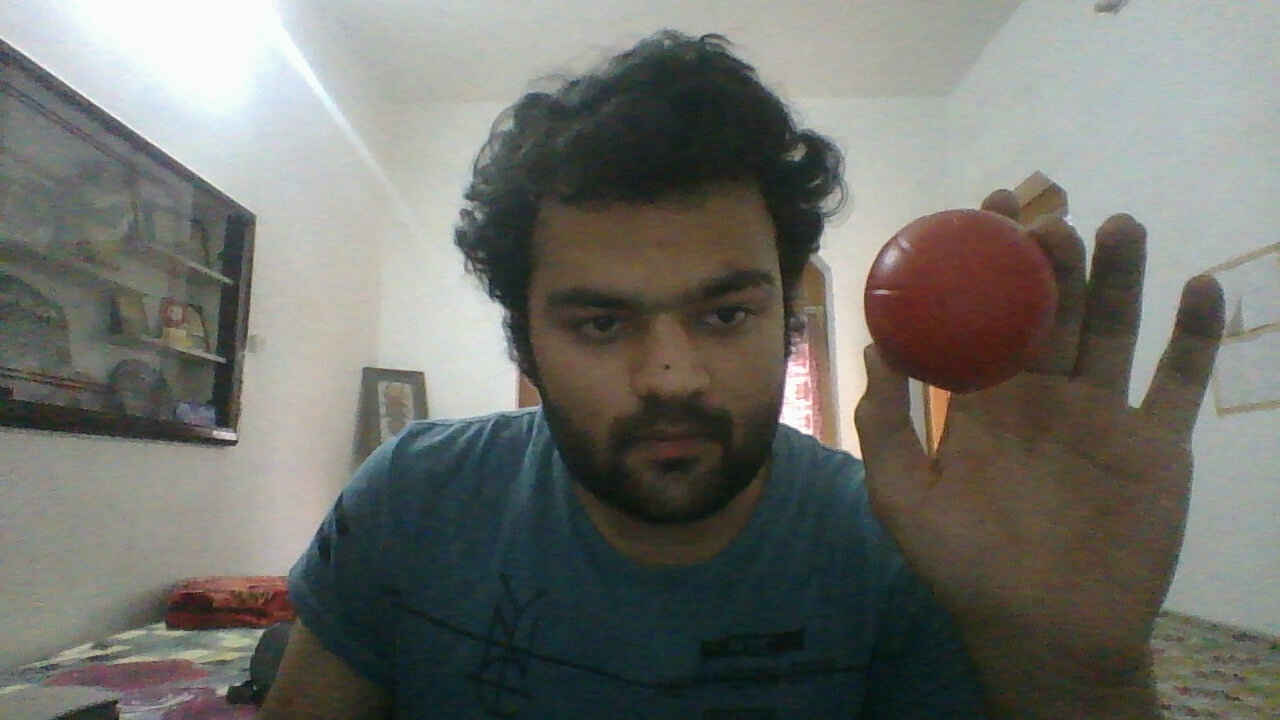
#> input picture temp.jpg, 1280 x 720 px
$ python -i start.py   (imports and definitions only)   (older library calls are emulated)
#> lines starting #> are read from the running program, lines starting #| are printed output that depends on the picture; after the words box and inside, x2 and y2 are one past the last pixel; in counts of white or black regions, pixels touching at a corner belong together
#> further down, picture is the input picture: shape (720, 1280, 3); mean B, G, R 107.1, 112.9, 112.2
import numpy as np
import cv2
import imutils
import pygame
# [1 line not run here, left out]
# [6 lines left out: function playsound1, not called in this run]


# print(flag)
def findColor(frame):

    gray=cv2.cvtColor(frame,cv2.COLOR_BGR2GRAY)
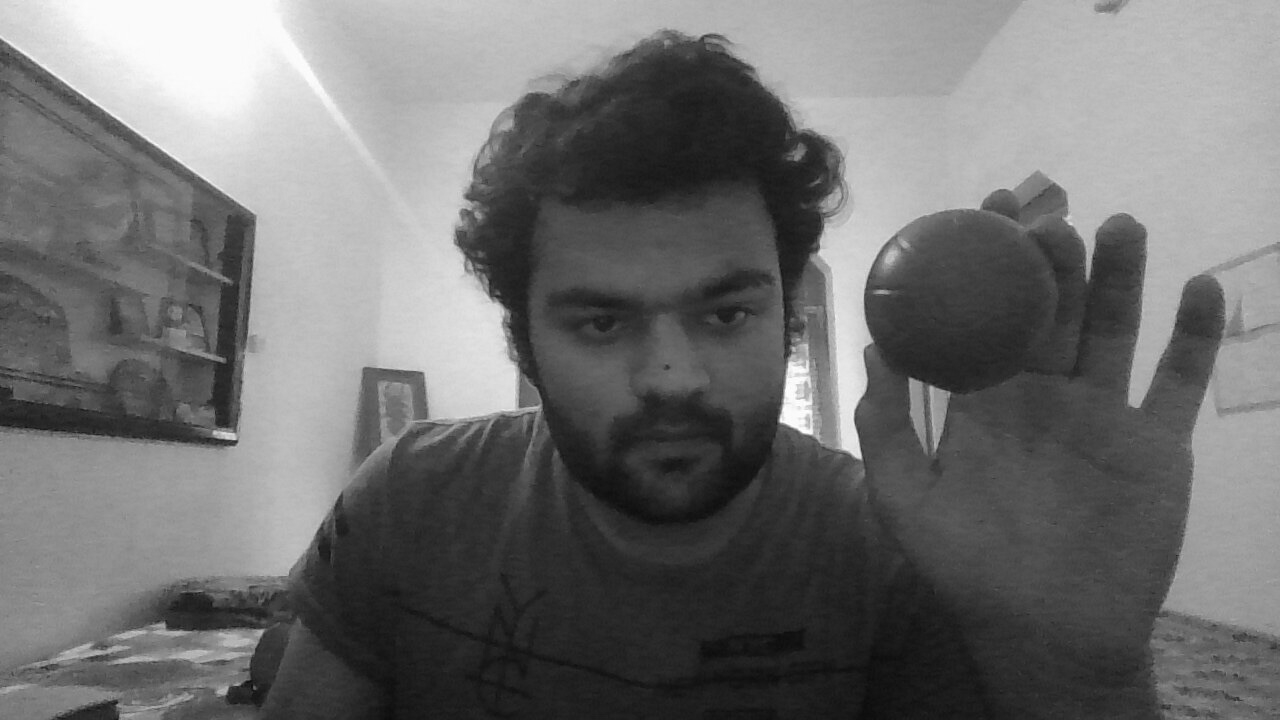
#> gray: shape (720, 1280); min 12, max 255, mean 112
    blurred=cv2.GaussianBlur(frame,(11,11),0)
    hsv=cv2.cvtColor(blurred, cv2.COLOR_BGR2HSV)
#> hsv: shape (720, 1280, 3); mean H, S, V 54, 53.8, 118.7
    lower=np.array([30,100,50])
    upper=np.array([75,255,255])
    mask=cv2.inRange(hsv,lower,upper)
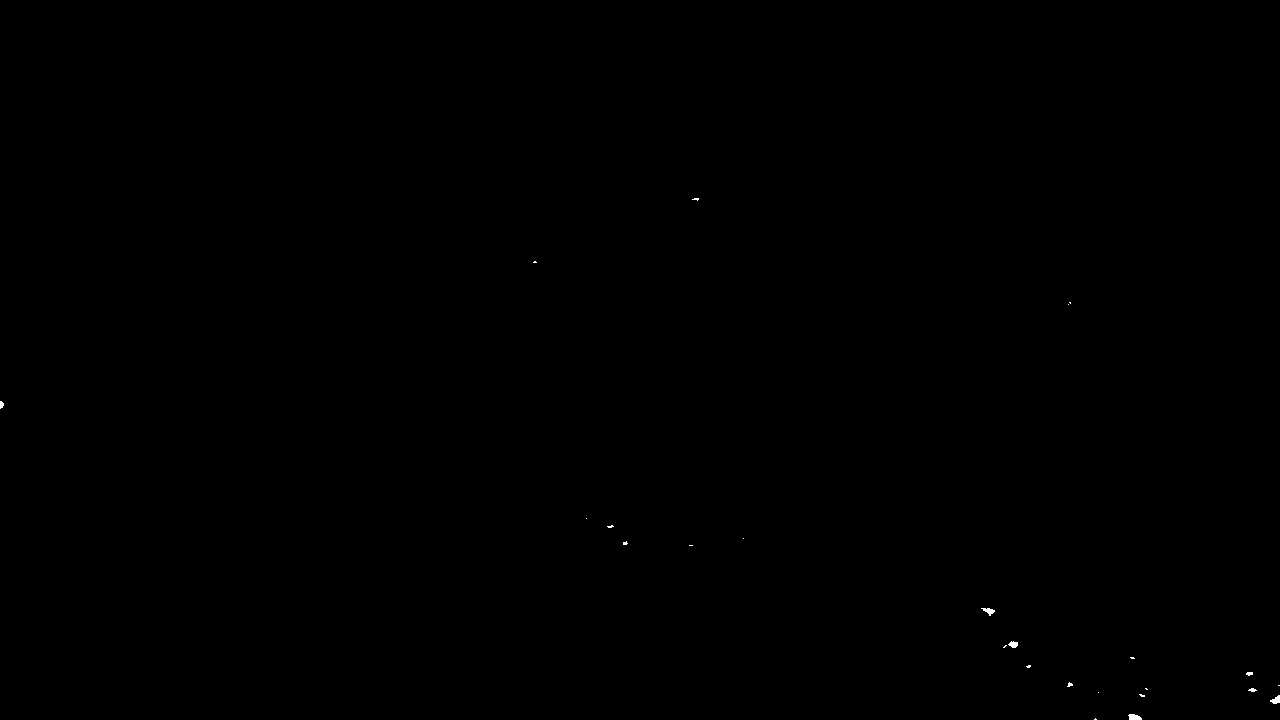
#> mask: shape (720, 1280); 0.05% white; 25 white regions (18 under 20 px), largest, box (x1, y1, x2, y2) and area: (1128, 714, 1142, 720) 65, (981, 608, 995, 616) 56, (1270, 695, 1280, 704) 55
    mask=cv2.erode(mask,None,iterations=2)
#> mask: shape (720, 1280); 0% white; 5 white regions (4 under 20 px), largest, box (x1, y1, x2, y2) and area: (1131, 716, 1139, 720) 22
    mask=cv2.dilate(mask,None,iterations=2)
#> mask: shape (720, 1280); 0.02% white; 5 white regions (1 under 20 px)
    cnts = cv2.findContours(mask.copy(), cv2.RETR_EXTERNAL,cv2.CHAIN_APPROX_SIMPLE)
#> cnts = 5 contours, 2 with area under 20; largest, box (x1, y1, x2, y2) and area: (1129, 714, 1141, 720) 46, (1275, 696, 1280, 703) 22, (1011, 642, 1017, 647) 20
    cnts = cnts[0] if imutils.is_cv2() else cnts[1]
    center = None

    # only proceed if at least one contour was found
    if len(cnts) > 0:
        c = max(cnts, key=cv2.contourArea)
#> c = contour of 9 points, box (x1, y1, x2, y2) (1129, 714, 1141, 720), area 46
        ((x, y), radius) = cv2.minEnclosingCircle(c)
#> x = 1134.5; y = 716.5; radius = 6.04
        M = cv2.moments(c)
#> M = moments, m00 46.5, centre m10/m00, m01/m00 = (1133.9, 716.8)
        center = (int(M["m10"] / M["m00"]), int(M["m01"] / M["m00"]))
#> center = (1133, 716)
        # print(center)
        if radius > 5:
            # print('hello')
            cv2.circle(frame, (int(x), int(y)), int(radius),(0, 255, 255), 2)
#> frame: shape (720, 1280, 3); 0.01% of pixels changed, all inside (x1, y1, x2, y2) = (1127, 709, 1142, 720)
            # print('---',x,y)
            if int(x)<150 & int(y)>300 & flag==0:
                pygame.mixer.init()
                pygame.mixer.music.load("d1.wav")
                pygame.mixer.music.play()
                flag=1

#> (the run stopped early here; a loop or call above may not have finished)
